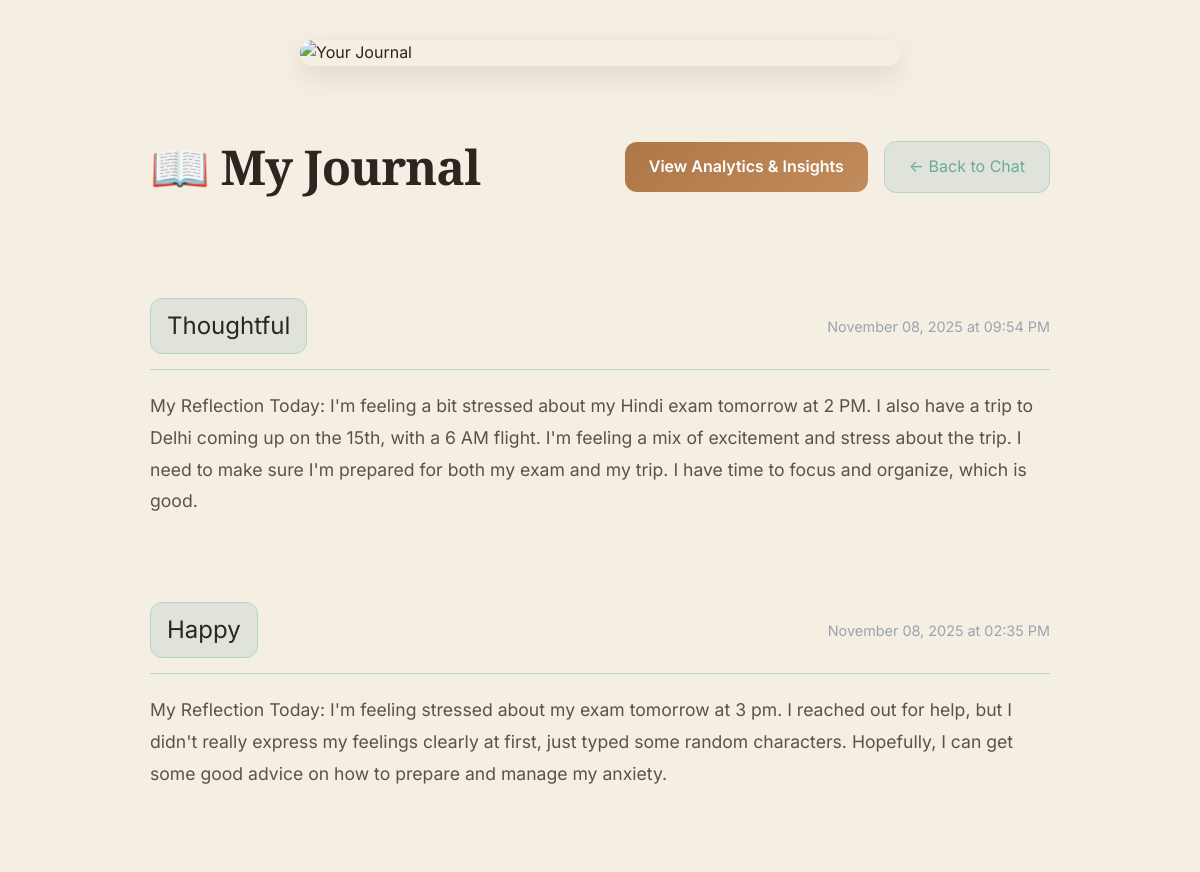
Page /journal (signed in, upper part) on the earlier database version.
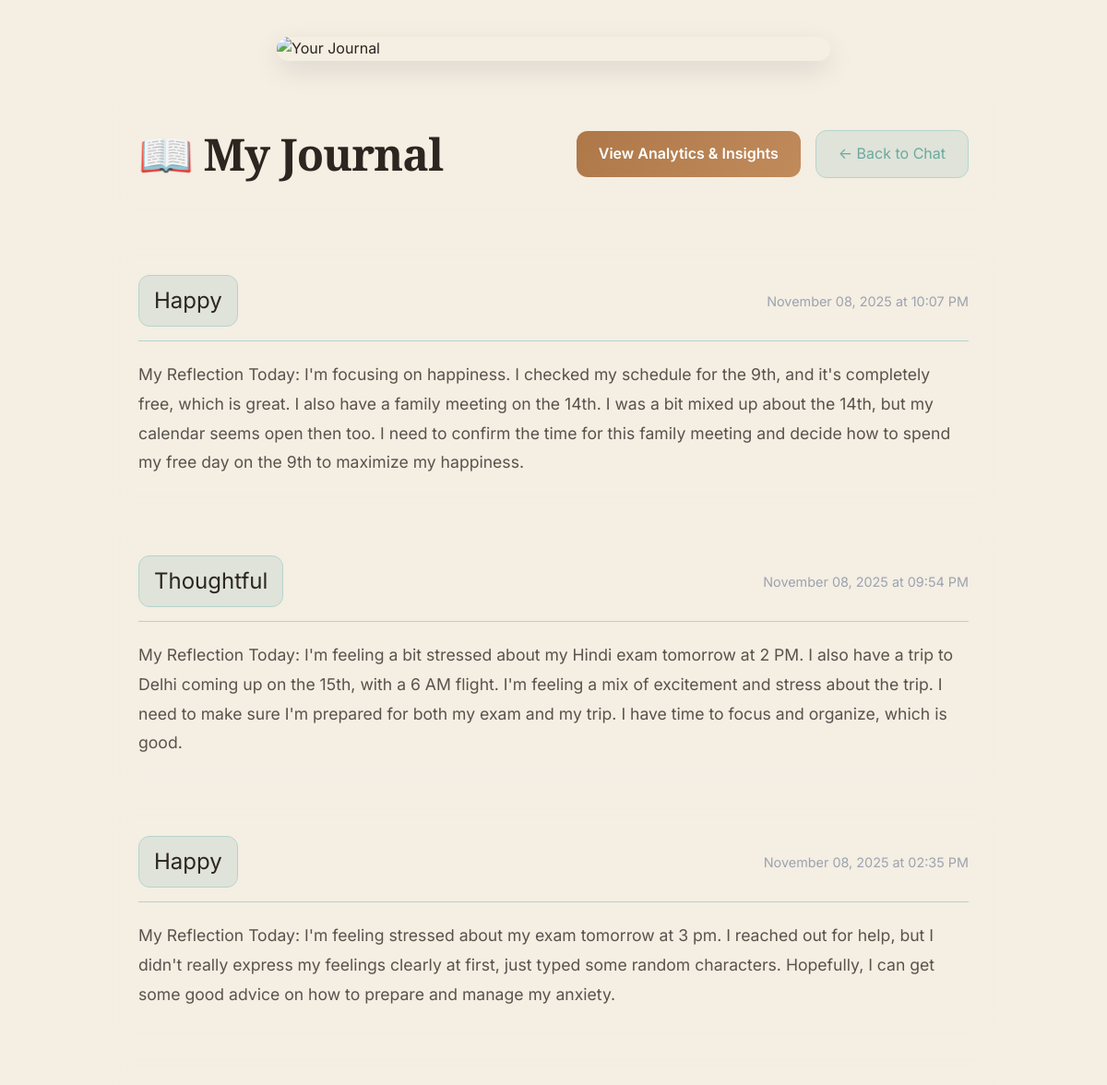
Same page on the later database version.
### models.py (models this page shows, shortened)
class Journal(db.Model):
    __tablename__ = 'journals'
    id = db.Column(db.Integer, primary_key=True)
    user_id = db.Column(db.Integer, db.ForeignKey('users.id'), nullable=False)
    mood = db.Column(db.String(50), nullable=False)
    summary = db.Column(db.Text, nullable=False)
    goal_progress = db.Column(db.Text, nullable=True)
    timestamp = db.Column(db.DateTime, default=get_ist_now)

### app.py (the view)
@app.route('/journal')
@login_required
def journal_view():
    journals = Journal.query.filter_by(user_id=current_user.id).order_by(Journal.timestamp.desc()).all()
    return render_template('journal.html', journals=journals)

### app.py (called while the page is built)
@login_manager.user_loader
def load_user(user_id):
    return User.query.get(int(user_id))

### templates/journal.html (shortened to what this page needs)
{% extends "base.html" %}
{% block content %}
<div class="journal-container">
    <div class="journal-hero">
        <img src="{{ url_for('static', filename='images/journal_hero.jpg') }}" alt="Your Journal" class="journal-hero-img">
    </div>
    <div class="journal-header glass">
        <h1 class="glow-text">📖 My Journal</h1>
        <div class="header-buttons">
            {% if journals %}
            <a href="{{ url_for('journal_analytics') }}" class="btn-analytics">View Analytics & Insights</a>
            {% endif %}
            <a href="{{ url_for('chatbot') }}" class="btn-back">← Back to Chat</a>
        </div>
    </div>
    <div class="journal-entries">
        {% if journals %}
            {% for journal in journals %}
            <div class="journal-card glass fade-in">
                <div class="journal-header-info">
                    <span class="mood-badge">{{ journal.mood }}</span>
                    <span class="journal-date">{{ journal.timestamp.strftime('%B %d, %Y at %I:%M %p') }}</span>
                </div>
                <div class="journal-content">
                    <p>{{ journal.summary }}</p>
                </div>
            </div>
            {% endfor %}
        {% else %}
            <div class="empty-state glass">
                <h2>No journal entries yet</h2>
                <p>Start chatting with EmoAI to create your first entry!</p>
                <a href="{{ url_for('chatbot') }}" class="btn-primary glow-btn">Start Chatting</a>
            </div>
        {% endif %}
    </div>
</div>
{% endblock %}

### templates/base.html (shortened to what this page needs)
<!DOCTYPE html>
<html lang="en">
<head>
    <link rel="stylesheet" href="{{ url_for('static', filename='css/main.css') }}">
</head>
<body>
    {% block content %}{% endblock %}
</body>
</html>

### static/css/main.css (style rules this page uses)
* { margin: 0; padding: 0; box-sizing: border-box; }
:root { --primary-color: #4A5454; --secondary-color: #6E7878; --accent-color: #6BA99F; --accent-light: #7DBFB3; --accent-peach: #E8B5A6; --accent-lavender: #C9B5E3; --accent-tan: #D4A89A; --bg-primary: #FDF8F3; --bg-secondary: #F4EEE3; --bg-accent: #EBE4D9; --bg-warm: #F9F3ED; --bg-sage-light: #E8F0ED; --bg-peach-light: #FDF6F3; --text-primary: #2C2520; --text-secondary: #5A524C; --text-muted: #8B7F74; --text-sage: #456A64; --border-color: #E5DACF; --border-sage: #B5D4CC; --shadow-sm: 0 2px 4px 0 rgba(74, 84, 84, 0.08), 0 1px 2px 0 rgba(74, 84, 84, 0.06); --shadow-md: 0 4px 8px -2px rgba(74, 84, 84, 0.12), 0 2px 4px -1px rgba(74, 84, 84, 0.08); --shadow-lg: 0 10px 20px -5px rgba(74, 84, 84, 0.14), 0 4px 8px -2px rgba(74, 84, 84, 0.1); --shadow-xl: 0 20px 30px -8px rgba(74, 84, 84, 0.16), 0 10px 15px -5px rgba(74, 84, 84, 0.12); --shadow-warm: 0 8px 24px rgba(232, 181, 166, 0.15); }
body { font-family: 'Inter', -apple-system, BlinkMacSystemFont, 'Segoe UI', sans-serif; background: var(--bg-secondary); color: var(--text-primary); min-height: 100vh; line-height: 1.6; -webkit-font-smoothing: antialiased; -moz-osx-font-smoothing: grayscale; }
h1, h2, h3, h4, h5, h6 { font-family: 'Playfair Display', serif; font-weight: 600; line-height: 1.3; color: var(--text-primary); letter-spacing: -0.02em; }
h1 { font-size: 3rem; font-weight: 700; }
html { scroll-behavior: smooth; }

### templates/journal.html (style rules this page uses)
.journal-container { min-height: 100vh; padding: 40px 20px; max-width: 1000px; margin: 0 auto; }
.journal-hero { width: 100%; max-width: 600px; margin: 0 auto 40px; border-radius: 20px; overflow: hidden; box-shadow: 0 10px 30px rgba(0, 0, 0, 0.1); }
.journal-hero-img { width: 100%; height: auto; display: block; object-fit: cover; }
.journal-header { display: flex; justify-content: space-between; align-items: center; padding: 30px; border-radius: 20px; margin-bottom: 40px; backdrop-filter: blur(10px); }
.header-buttons { display: flex; gap: 1rem; align-items: center; }
.btn-analytics { background: linear-gradient(135deg, rgb(173, 119, 72), rgb(193, 139, 92)); padding: 12px 24px; border-radius: 12px; color: white; text-decoration: none; transition: all 0.3s; font-weight: 600; }
.btn-back { background: rgba(107, 169, 159, 0.15); padding: 12px 24px; border-radius: 12px; color: var(--accent-color); text-decoration: none; transition: all 0.3s; border: 1px solid var(--border-sage); }
.journal-entries { display: flex; flex-direction: column; gap: 25px; }
.journal-card { padding: 30px; border-radius: 20px; backdrop-filter: blur(10px); animation: slideUp 0.5s ease-out; }
.journal-header-info { display: flex; justify-content: space-between; align-items: center; margin-bottom: 20px; padding-bottom: 15px; border-bottom: 1px solid var(--border-sage); }
.mood-badge { font-size: 1.5rem; padding: 8px 16px; background: rgba(107, 169, 159, 0.15); border-radius: 12px; border: 1px solid var(--border-sage); }
.journal-date { color: #9ca3af; font-size: 0.9rem; }
.journal-content p { color: var(--text-secondary); line-height: 1.8; font-size: 1.1rem; }

Differences in the rows shown:
added Journal: mood "Happy", timestamp "November 08, 2025 at 10:07 PM", summary "My Reflection Today: I'm focusing on happiness. I checked my schedule for the 9th, and it's completely free, which is great. I also have a family meeting on the 14th. I was a bit mixed up about the 14th, but my calendar seems open then too. I need to confirm the time for this family meeting and decide how to spend my free day on the 9th to maximize my happiness."
